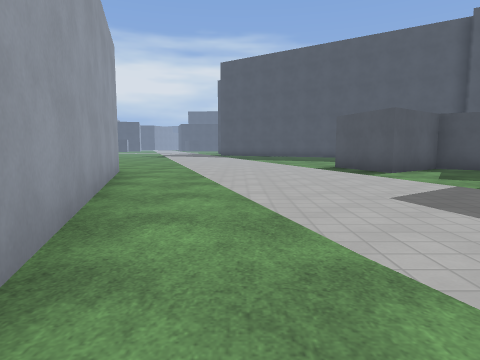
View 1 (above)

24 first-person views from a walk through a level from a Godot 3-D game. The camera is 1.2 m above the floor, tilts 6° down and sees 75° across. The floor is counted in squares, 2 m on a side. Each view is taken from the middle of a square. On the plan, view 1 faces up. The plan holds only what a view shows up to about 9 squares ahead; the rest is blank. The place goes on beyond the plan. Characters and animated objects are left out. Surface patterns are stand-ins for the level's own textures.

View 2
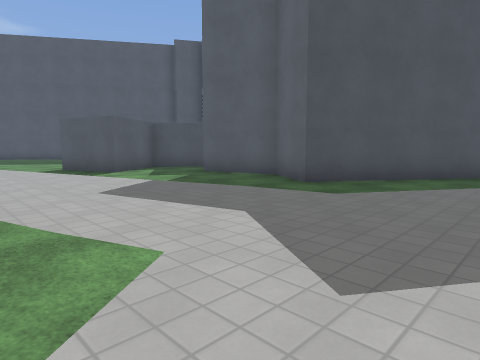

View 3
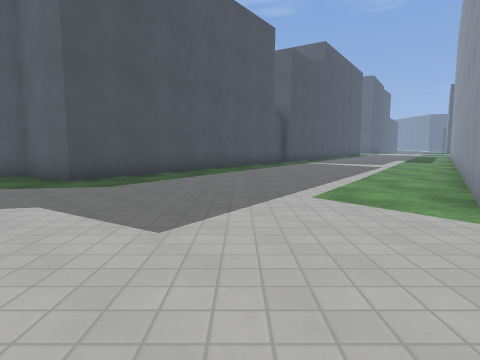

View 4
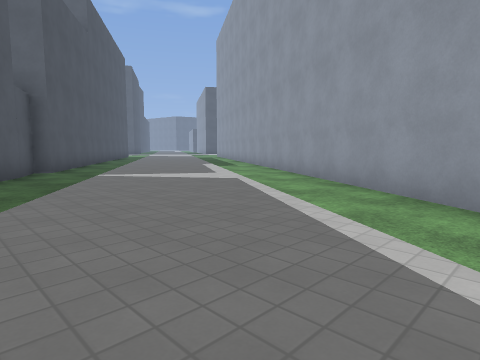

View 5
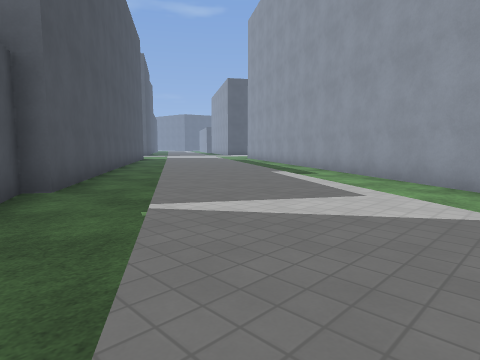

View 6
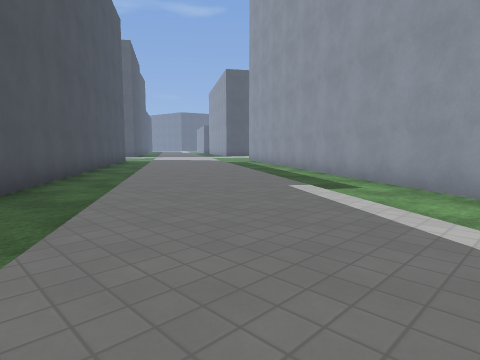

View 7
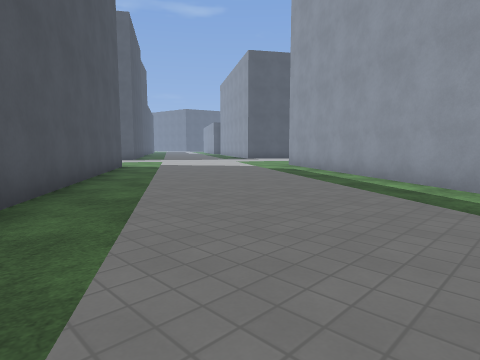

View 8
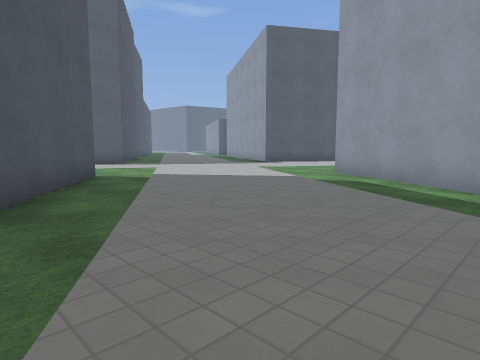

View 9
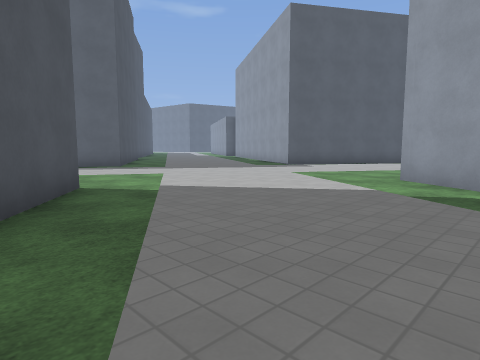

View 10
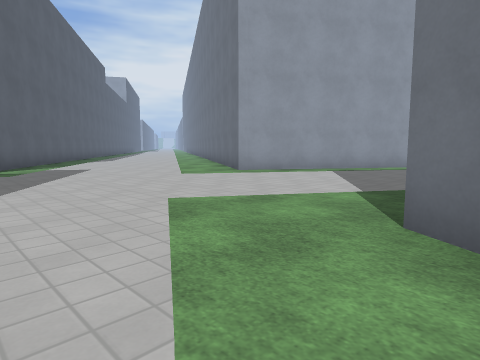

View 11
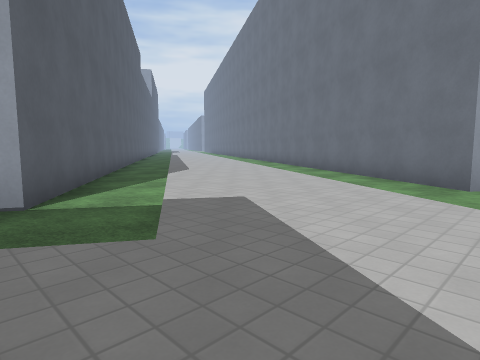

View 12
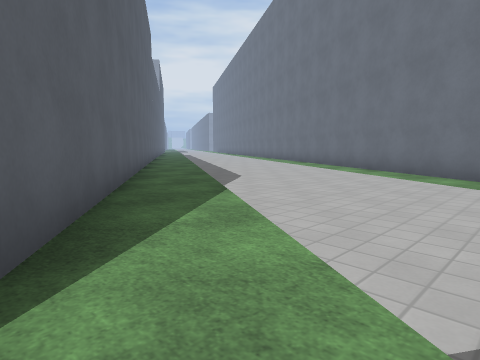

View 13
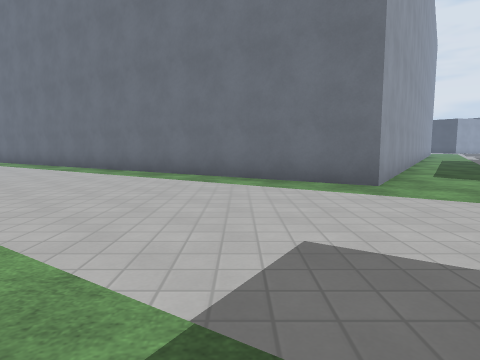

View 14
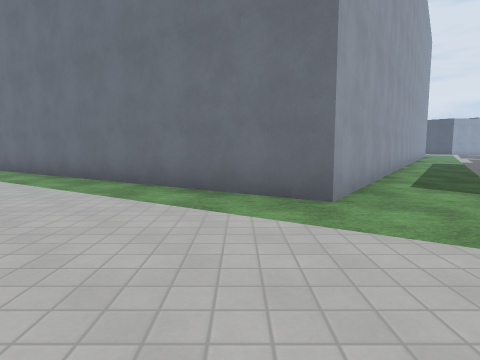

View 15
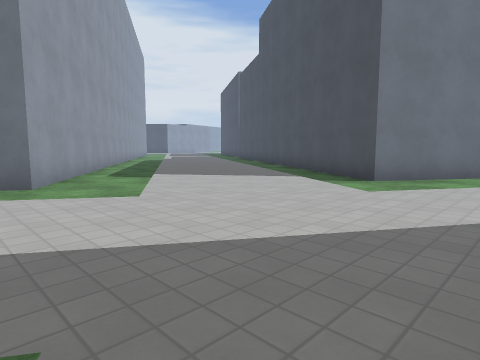

View 16
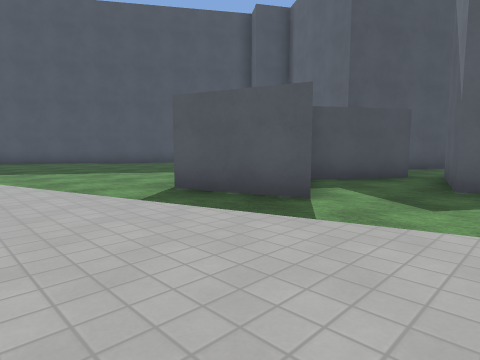

View 17
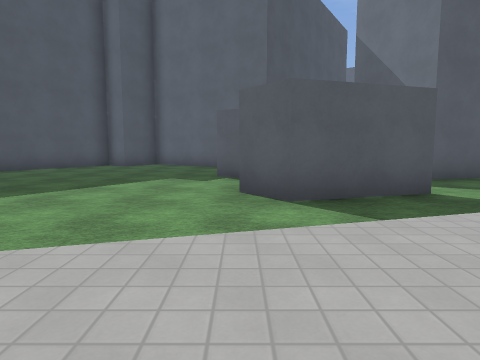

View 18
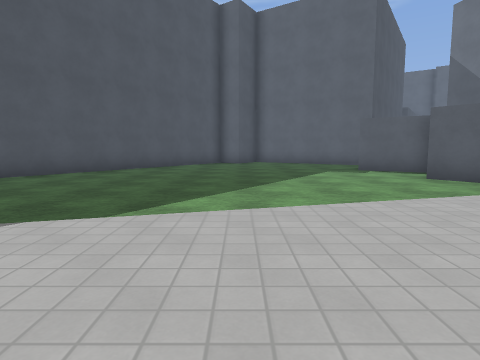

View 19
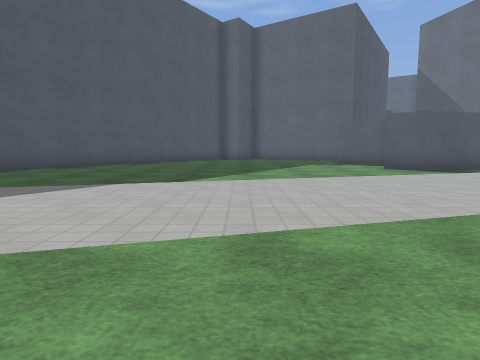

View 20
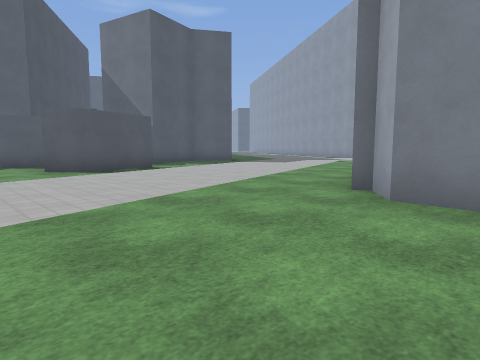

View 21
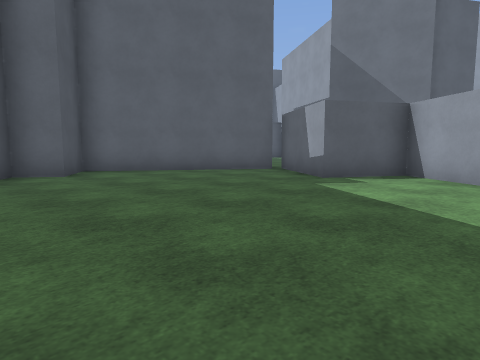

View 22
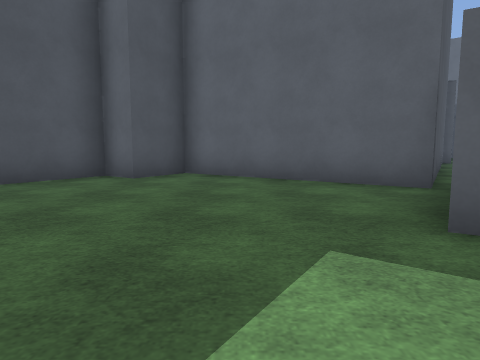

View 23
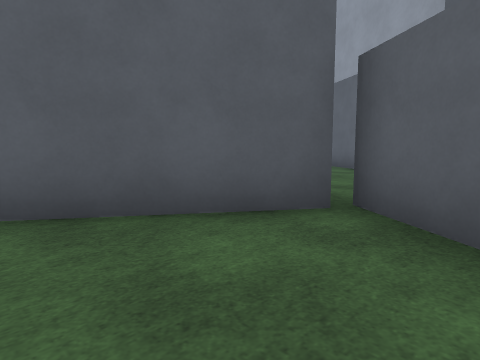

View 24
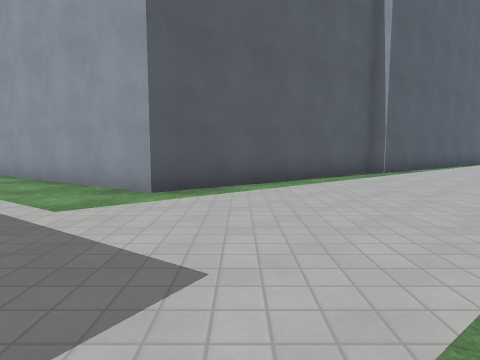

### Floor plan
Key: @ floor where view 1 was taken; # wall or solid block; . main floor; : floor 0.25 m higher than the main floor; / step, stairs or slope.
Columns run from 5 left of view 1 to 27 right of it. Each row starts with its distance up from view 1.
 19       ...###
 18      ......#
 17    :/....... ##
 16   :::.........##
 15  .:::/.........##
 14 ../::/.........##
 13  ./::/..........#
 12 ...:::..........#
 11 .../::/........##
 10 .../::/..#.##.##
  9 ....:::.########
  8 ##..:::/.#..##.###
  7  ##./::/.........##
  6   #./:::...### ...#
  5   ##.:::/..#   ..
  4    #./::/..#    .
  3    #./::/..#    #
  2    #..:::..##
  1    ##./::/..###
  0      @::::/...#
 -1     /:::::::/.
 -2    /::://:::://..###
 -3    :::/..//::::/...#
 -4   :::/.##../:::://.###
 -5  :::/.####..//::::/..###
 -6  :/.###  ###../:::://..##
 -7 :/.##      ##..//::::/..###
 -8 /###        ###../:::::/..##  ##
 -9               ##.../:::://.####.
-10                ###..//::::/..##./
-11                  ###../:::://../:
-12                    ##..//::::/./:
-13                     ###../::::/::
-14                       ##..//:::::
-15                        ###../::::
-16                          ##./::::
-17                          #./:::/:
-18                         ##./::/..
-19                        ##./:::.#.
-20                        #./:::/.#
-21                       ##./::/.##
-22                      ##./:::/.#
-23                      #./:::/.##
-24                      #./ :/.##

Positions as (right, up) in squares from view 1, and headings:
1: (0, 0), facing up
2: (0, -1), facing up-right
3: (-1, -1), facing right
4: (4, -1), facing down-right
5: (8, -2), facing down-right
6: (10, -4), facing down-right
7: (14, -6), facing down-right
8: (17, -8), facing down-right
9: (19, -9), facing down-right
10: (27, -10), facing down-left
11: (27, -15), facing down-left
12: (26, -18), facing down-left
13: (26, -18), facing left
14: (25, -17), facing left
15: (27, -17), facing up-left
16: (0, 5), facing up-right
17: (-1, 10), facing right
18: (-3, 14), facing right
19: (-5, 14), facing right
20: (-5, 12), facing down-right
21: (3, 16), facing down-right
22: (4, 12), facing right
23: (7, 12), facing down-right
24: (1, 1), facing down
